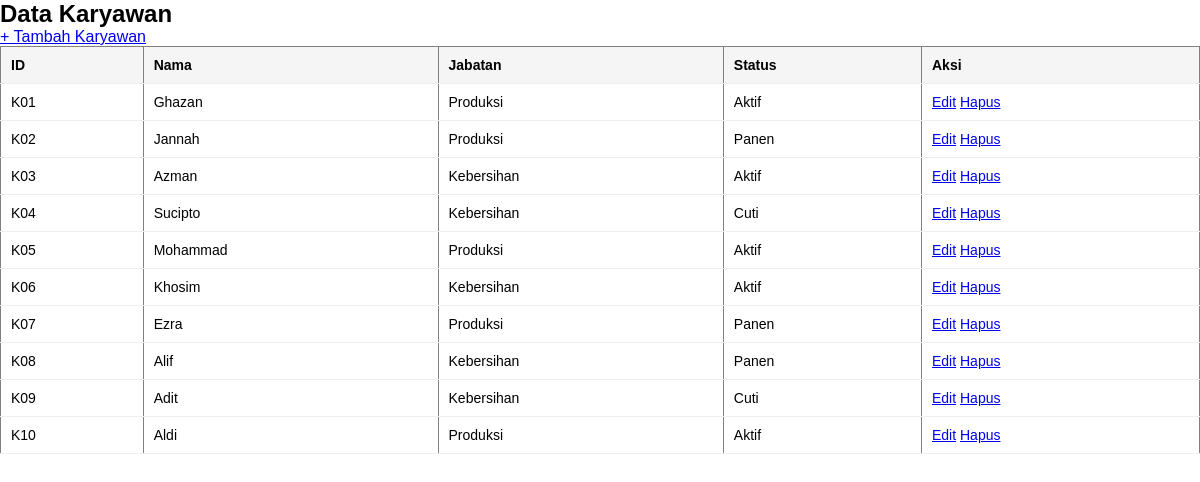
Page /ProjectFarmTrack/data/datakaryawan1.php on the committed database.
### tables this page shows
CREATE TABLE `tb_karyawan` (
  `id_karyawan` varchar(10) NOT NULL,
  `nama_karyawan` varchar(50) DEFAULT NULL,
  `jabatan` varchar(50) DEFAULT NULL,
  `status` enum('Aktif','Panen','Cuti') DEFAULT NULL,
  PRIMARY KEY (`id_karyawan`)
);

### ProjectFarmTrack/data/datakaryawan1.php (the view, shortened to what this page needs)
<?php include '../koneksi.php'; ?>
<!DOCTYPE html>
<html>
<head>
    <link rel="stylesheet" href="../css/style.css">
</head>
<body>
<h2>Data Karyawan</h2>
<a href="tambah_karyawan.php">+ Tambah Karyawan</a>
<table border="1" cellpadding="10">
<tr>
    <th>ID</th>
    <th>Nama</th>
    <th>Jabatan</th>
    <th>Status</th>
    <th>Aksi</th>
</tr>
<?php
$data = mysqli_query($conn, "SELECT * FROM tb_karyawan");
while ($d = mysqli_fetch_array($data)) {
?>
<tr>
    <td><?= $d['id_karyawan']; ?></td>
    <td><?= $d['nama_karyawan']; ?></td>
    <td><?= $d['jabatan']; ?></td>
    <td><?= $d['status']; ?></td>
    <td>
        <a href="edit_karyawan.php?id=<?= $d['id_karyawan']; ?>">Edit</a>
        <a href="hapus_karyawan.php?id=<?= $d['id_karyawan']; ?>" onclick="return confirm('Yakin?')">Hapus</a>
    </td>
</tr>
<?php } ?>
</table>
</body>
</html>

### ProjectFarmTrack/css/style.css (style rules this page uses)
*, *::before, *::after { margin: 0; padding: 0; box-sizing: border-box; font-family: Arial, Helvetica, sans-serif; }
table { width: 100%; border-collapse: collapse; }
table th, table td { padding: 10px; border-bottom: 1px solid #eee; text-align: left; font-size: 14px; }
table th { background: #f5f5f5; }

### rows in the picture
tb_karyawan: id_karyawan "K01", nama_karyawan "Ghazan", jabatan "Produksi", status "Aktif"
tb_karyawan: id_karyawan "K02", nama_karyawan "Jannah", jabatan "Produksi", status "Panen"
tb_karyawan: id_karyawan "K03", nama_karyawan "Azman", jabatan "Kebersihan", status "Aktif"
tb_karyawan: id_karyawan "K04", nama_karyawan "Sucipto", jabatan "Kebersihan", status "Cuti"
tb_karyawan: id_karyawan "K05", nama_karyawan "Mohammad", jabatan "Produksi", status "Aktif"
tb_karyawan: id_karyawan "K06", nama_karyawan "Khosim", jabatan "Kebersihan", status "Aktif"
tb_karyawan: id_karyawan "K07", nama_karyawan "Ezra", jabatan "Produksi", status "Panen"
tb_karyawan: id_karyawan "K08", nama_karyawan "Alif", jabatan "Kebersihan", status "Panen"
tb_karyawan: id_karyawan "K09", nama_karyawan "Adit", jabatan "Kebersihan", status "Cuti"
tb_karyawan: id_karyawan "K10", nama_karyawan "Aldi", jabatan "Produksi", status "Aktif"
